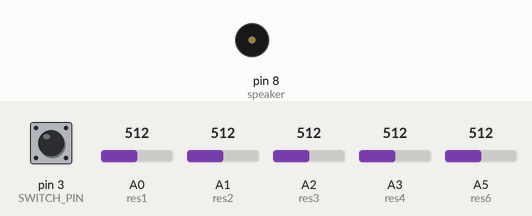
This sketch was run on a simulated Arduino Uno, built with avr-gcc and run on an emulated ATmega328P. Parts: buzzer (waves = sounding). The test bench sets the inputs (shaded band); at power-on: A1 (res2) = 512, A2 (res3) = 512, A0 (res1) = 512, pin 3 (SWITCH_PIN) HIGH, A3 (res4) = 512, A5 (res6) = 512. What the sketch prints to the serial monitor is not drawn.

Above: at 1.2 s.
1.3 s: A1 (res2) set to 524
2.8 s: A2 (res3) set to 716
At 3.3 s:
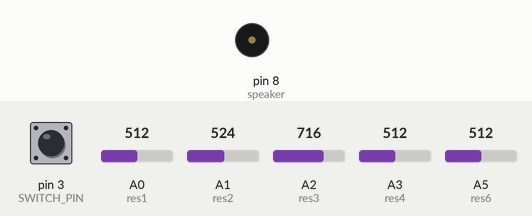
4.7 s: A0 (res1) set to 704
6.2 s: A0 (res1) set to 728
At 6.9 s:
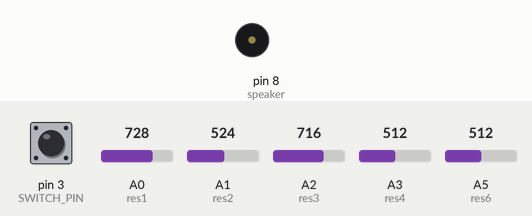
7.7 s: A0 (res1) set to 306
9.2 s: A2 (res3) set to 306
Timing chart, 0 to 12.2 s (numbered marks = the images above; inputs shaded):
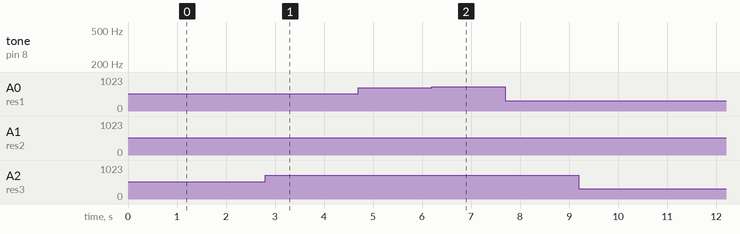

The sketch:

sketch_apr09a.ino
```cpp
#include "pitches.h"

const int res1 = A0;
const int res2 = A1;
const int res3 = A2;
const int res4 = A3;
const int res5 = A4;
const int res6 = A5;
const int SWITCH_PIN=3;
const int speaker = 8;

int A[] = {NOTE_A5, NOTE_A2, NOTE_A3, NOTE_A4, NOTE_A5, NOTE_A6, NOTE_A7};
int B[] = {NOTE_B5, NOTE_B2, NOTE_B3, NOTE_B4, NOTE_B5, NOTE_B6, NOTE_B7};
int C[] = {NOTE_C5, NOTE_C2, NOTE_C3, NOTE_C4, NOTE_C5, NOTE_C6, NOTE_C7};
int D[] = {NOTE_D3, NOTE_C2, NOTE_C3, NOTE_C4, NOTE_C5, NOTE_C6, NOTE_C7};
int E[] = {NOTE_E5, NOTE_E2, NOTE_E3, NOTE_E4, NOTE_E5, NOTE_E6, NOTE_E7};
int F[] = {NOTE_F5, NOTE_G3, NOTE_G3, NOTE_A3, NOTE_G3, NOTE_B3, NOTE_C4};

//int resVal1;
//int resVal2;
//int resVal3;
//int resVal4;
//int resVal5;
//int resVal6;

void setup() {
  // put your setup code here, to run once:
  Serial.begin(9600);
  pinMode(res1, INPUT);
  pinMode(res2, INPUT);
  pinMode(res3, INPUT);
  pinMode(res4, INPUT);
  pinMode(res5, INPUT);
  pinMode(res6, INPUT);
  pinMode(speaker, OUTPUT);

}

void loop() {
  // put your main code here, to run repeatedly:
  int resVal1 = analogRead(res1);
  int resVal2 = analogRead(res2);
  int resVal3 = analogRead(res3);
  int resVal4 = analogRead(res4);
  int resVal5 = analogRead(res1);
  int resVal6 = analogRead(res6);


  int counterA = 0;
  int counterB = 0;
  int counterC = 0;
  int counterD = 0;
  int counterE = 0;
  int counterF = 0;


  int buttonValue = digitalRead(SWITCH_PIN);


      if (resVal1 > resVal2 && resVal1 > resVal3 && resVal1 > resVal4 && resVal1 > resVal5 && resVal1 > resVal6) {
    for (int thisNote = 0; thisNote < 7; thisNote++)
    {
      if (resVal1 > (150 + counterA) && resVal1 < 250 + counterA) {

        tone(speaker, A[thisNote], 5);
        Serial.println("first");
      }
      counterA= counterA+100;

    }
  } else if (resVal2 > resVal1 && resVal2 > resVal3 && resVal2 > resVal4 && resVal2 > resVal5 && resVal2 > resVal6) {
    for (int thisNote = 0; thisNote < 7; thisNote++)
    {
      if (resVal2 > (150 + counterB) && resVal2 < 250 + counterB) {

        tone(speaker, B[thisNote], 5);
        Serial.println("2nd");
      }
      counterB= counterB+100;

    }

  } else if (resVal3 > resVal1 && resVal3 > resVal2 && resVal3 > resVal4 && resVal3 > resVal5 && resVal3 > resVal6) {
    for (int thisNote = 0; thisNote < 7; thisNote++)
    {
      if (resVal3 > (150 + counterC) && resVal3 < 250 + counterC) {

        tone(speaker, C[thisNote], 5);
        Serial.println("3rd");
      }
      counterC= counterC+100;

    }

  } else if (resVal4 > resVal1 && resVal4 > resVal2 && resVal4 > resVal3 && resVal4 > resVal5 && resVal4 > resVal6) {
    for (int thisNote = 0; thisNote < 7; thisNote++)
    {
      if (resVal4 > (150 + counterD) && resVal4 < 250 + counterD) {

        tone(speaker, D[thisNote], 5);
        Serial.println("4th");
      }
      counterD= counterD+100;

    }

  } else if (resVal5 > resVal1 && resVal5 > resVal2 && resVal5 > resVal3 && resVal5 > resVal4 && resVal5 > resVal6) {
    for (int thisNote = 0; thisNote < 7; thisNote++)
    {
      if (resVal5 > (150 + counterE) && resVal5 < 250 + counterE) {

        tone(speaker, E[thisNote], 5);
        Serial.println("5th");
      }
      counterE= counterE+100;

    }

  } else if (resVal6 > resVal1 && resVal6 > resVal2 && resVal6 > resVal3 && resVal6 > resVal4 && resVal6 > resVal5) {
    for (int thisNote = 0; thisNote < 7; thisNote++)
    {
      if (resVal6 > (150 + counterF) && resVal6 < 250 + counterF) {

        tone(speaker, F[thisNote], 5);
        Serial.println("6th");
      }
      counterF= counterF+100;

    }

  } else {
    noTone(speaker);
    //    Serial.println("hehe");
    Serial.println(resVal1);
     }


}
```

pitches.h
```cpp
/*************************************************

 * Public Constants

 *************************************************/

#define NOTE_B0  31
#define NOTE_C1  33
#define NOTE_CS1 35
#define NOTE_D1  37
#define NOTE_DS1 39
#define NOTE_E1  41
#define NOTE_F1  44
#define NOTE_FS1 46
#define NOTE_G1  49
#define NOTE_GS1 52
#define NOTE_A1  55
#define NOTE_AS1 58
#define NOTE_B1  62
#define NOTE_C2  65
#define NOTE_CS2 69
#define NOTE_D2  73
#define NOTE_DS2 78
#define NOTE_E2  82
#define NOTE_F2  87
#define NOTE_FS2 93
#define NOTE_G2  98
#define NOTE_GS2 104
#define NOTE_A2  110
#define NOTE_AS2 117
#define NOTE_B2  123
#define NOTE_C3  131
#define NOTE_CS3 139
#define NOTE_D3  147
#define NOTE_DS3 156
#define NOTE_E3  165
#define NOTE_F3  175
#define NOTE_FS3 185
#define NOTE_G3  196
#define NOTE_GS3 208
#define NOTE_A3  220
#define NOTE_AS3 233
#define NOTE_B3  247
#define NOTE_C4  262
#define NOTE_CS4 277
#define NOTE_D4  294
#define NOTE_DS4 311
#define NOTE_E4  330
#define NOTE_F4  349
#define NOTE_FS4 370
#define NOTE_G4  392
#define NOTE_GS4 415
#define NOTE_A4  440
#define NOTE_AS4 466
#define NOTE_B4  494
#define NOTE_C5  523
#define NOTE_CS5 554
#define NOTE_D5  587
#define NOTE_DS5 622
#define NOTE_E5  659
#define NOTE_F5  698
#define NOTE_FS5 740
#define NOTE_G5  784
#define NOTE_GS5 831
#define NOTE_A5  880
#define NOTE_AS5 932
#define NOTE_B5  988
#define NOTE_C6  1047
#define NOTE_CS6 1109
#define NOTE_D6  1175
#define NOTE_DS6 1245
#define NOTE_E6  1319
#define NOTE_F6  1397
#define NOTE_FS6 1480
#define NOTE_G6  1568
#define NOTE_GS6 1661
#define NOTE_A6  1760
#define NOTE_AS6 1865
#define NOTE_B6  1976
#define NOTE_C7  2093
#define NOTE_CS7 2217
#define NOTE_D7  2349
#define NOTE_DS7 2489
#define NOTE_E7  2637
#define NOTE_F7  2794
#define NOTE_FS7 2960
#define NOTE_G7  3136
#define NOTE_GS7 3322
#define NOTE_A7  3520
#define NOTE_AS7 3729
#define NOTE_B7  3951
#define NOTE_C8  4186
#define NOTE_CS8 4435
#define NOTE_D8  4699
#define NOTE_DS8 4978
```

Measured:
- after the input at 2.8 s, tone on pin 8 (speaker): stays silent (without the input it goes to 494 Hz after 1.9 s)
- after the input at 6.2 s, tone on pin 8 (speaker): stays silent (without the input it goes to 1047 Hz after 1.5 s)
